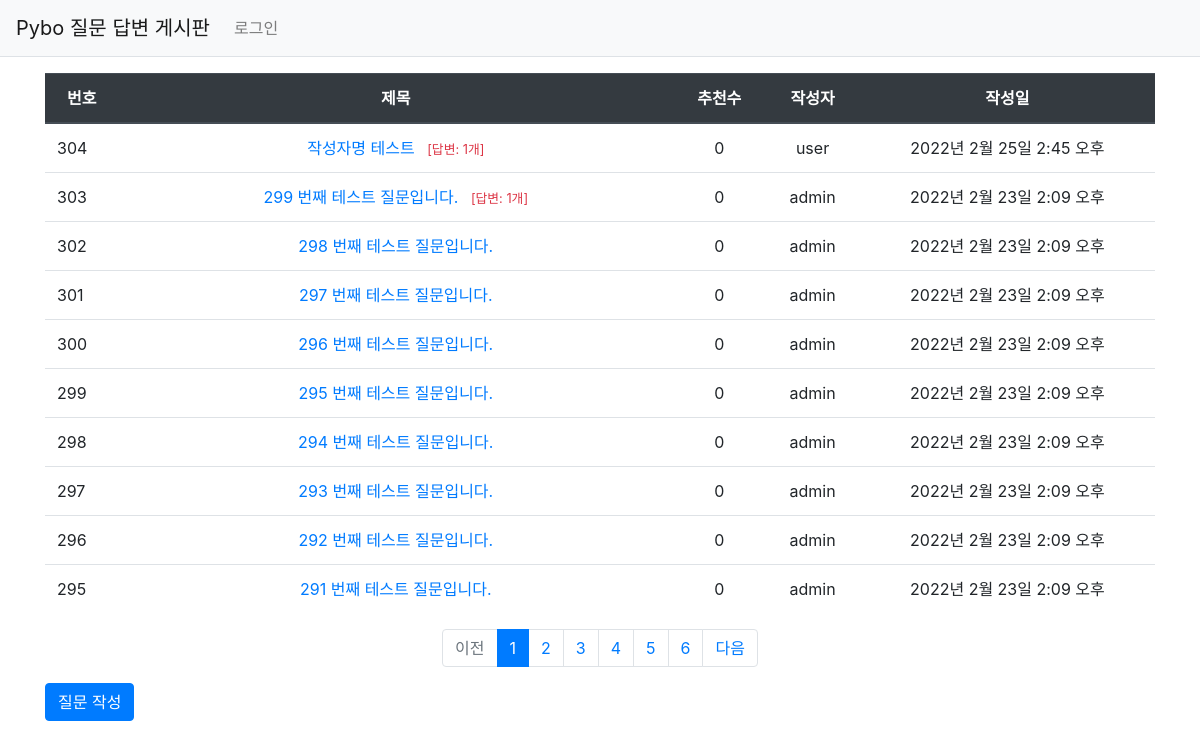
Page /pybo/ on the earlier database version.
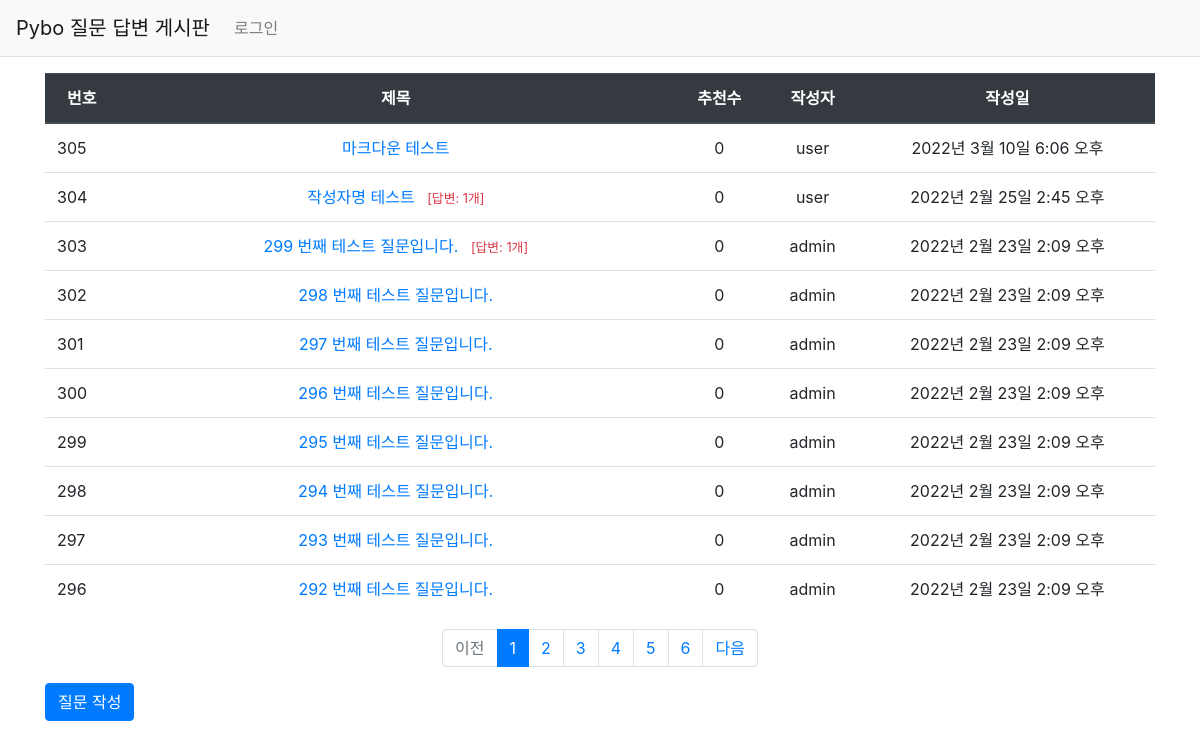
Same page on the later database version.
### pybo/models.py (models this page shows, shortened)
class Question(models.Model):
    author = models.ForeignKey(User, on_delete=models.CASCADE, null=True, related_name='question_author')
    subject = models.CharField(max_length=200)  # 질문 제목
    content = models.TextField()  # 질문 내용
    create_date = models.DateTimeField()  # 게시글 작성 시각
    modify_date = models.DateTimeField(null=True, blank=True)  # 최종 수정 시각. 수정 안해서 null값을 가질 수 있으므로 이를 허용.
    voter = models.ManyToManyField(User, related_name='question_voter')  # 추천한 사람 필드 추가

### pybo/views/base_views.py (the view)
# urls.py: path('', base_views.index, name='index'),
def index(request):
    page = request.GET.get('page', '1')  # 최초 페이지 번호
    question_list = Question.objects.order_by('-create_date')  # 최근 작성일 순으로 게시글 정렬하기 위해 - 붙임
    paginator = Paginator(question_list, 10)  # 10개 단위로 페이지 나누기 위한 코드
    page_obj = paginator.get_page(page)
    context = {'question_list': page_obj}  # 게시글들 목록이 담긴 리스트
    return render(request, 'pybo/question_list.html', context)

### pybo/templatetags/pybo_filter.py (called while the page is built)
@register.filter
def sub(value, arg):
    return value - arg

### templates/pybo/question_list.html
{% extends 'base.html' %}
{% load pybo_filter %}
{% block content %}
<div class="container my-3">
    <table class="table">
        <thead>
        <tr class="text-center thead-dark">
            <th>번호</th>
            <th style="width:50%">제목</th>
            <th>추천수</th>
            <th>작성자</th>
            <th>작성일</th>
        </tr>
        </thead>
        <tbody>
        {% if question_list %}
            {% for question in question_list %}
            <tr class="text-center">
            <td class="text-left">{{ question_list.paginator.count|sub:question_list.start_index|sub:forloop.counter0|add:1 }}</td>
            <td>
                <a href="{% url 'pybo:detail' question.id %}">
                    {{ question.subject }}
                </a>
                {% if question.answer_set.count > 0 %}
                    <span class="text-danger small ml-2">
                                [답변: {{ question.answer_set.count }}개]
                            </span>
                {% endif %}
            </td>
            <td>
            {% if question.voter.all.count is None %}
                0
            {% else %}
                {{ question.voter.all.count }}
        {% endif %}
        </td>
        <td>{{ question.author.username }}</td>
        <td>{{ question.create_date }}</td>
        </tr>
        {% endfor %}
        {% else %}
        <tr>
            <td colspan="3"> 질문이 없습니다.</td>
        </tr>
        {% endif %}
        </tbody>
    </table>
    <ul class="pagination justify-content-center">
        {% if question_list.has_previous %}
            <li class="page-item">
                <a class="page-link" href="?page={{ question_list.previous_page_number }}">이전</a>
            </li>
        {% else %}
            <li class="page-item disabled">
                <a class="page-link" tabindex="-1" aria-disabled="true" href="#">이전</a>
            </li>
        {% endif %}
        {% for page_number in question_list.paginator.page_range %}
            {% if page_number >= question_list.number|add:-5 and page_number <= question_list.number|add:5 %}
                {% if page_number == question_list.number %}
                    <li class="page-item active" aria-current="page">
                        <a class="page-link" href="?page={{ page_number }}">
                            {{ page_number }}
                        </a>
                    </li>
                {% else %}
                    <li class="page-item">
                        <a class="page-link" href="?page={{ page_number }}">
                            {{ page_number }}
                        </a>
                    </li>
                {% endif %}
            {% endif %}
        {% endfor %}
        {% if question_list.has_next %}
            <li class="page-item">
                <a class="page-link" href="?page={{ question_list.next_page_number }}">다음</a>
            </li>
        {% else %}
            <li class="page-item disabled">
                <a class="page-link" tabindex="-1" aria-disabled="true" href="#">다음</a>
            </li>
        {% endif %}
    </ul>
    <a href="{% url 'pybo:question_create' %}" class="btn btn-primary">
        질문 작성
    </a>
</div>
{% endblock %}

Differences in the rows shown:
no longer on this page (row unchanged): Question: paginator.count|sub "295", subject "291 번째 테스트 질문입니다.", voter.all.count "0", author.username "admin", create_date "2022년 2월 23일 2:09 오후"
added Question: paginator.count|sub "305", subject "마크다운 테스트", voter.all.count "0", author.username "user", create_date "2022년 3월 10일 6:06 오후"
